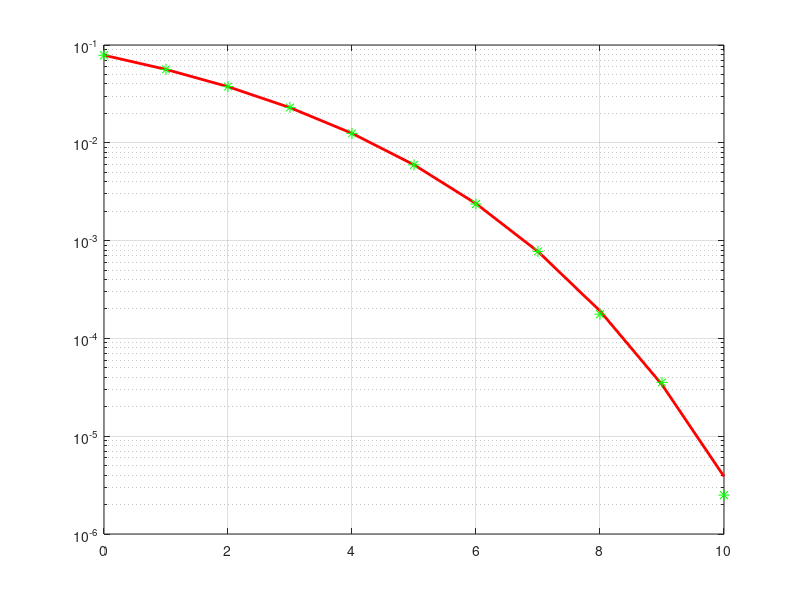

This figure's MATLAB source: (Note: this script raises an error after producing the figure.)
clc; close all; clear;
N = 1e6; % Số bit truyền (1 triệu)
SNRdB = 0:10; % Dải SNR từ 0 đến 10 dB
SNRlinear = 10.^(SNRdB/10); 
BER_MP = zeros(size(SNRlinear)); 

% Tạo dãy bit ngẫu nhiên
b = randi([0 1], 2, N); 

% Ánh xạ bit sang các ký hiệu QPSK
I = 2 * b(1,:) - 1; 
Q = 2 * b(2,:) - 1;
S = I + 1j * Q; % Ký hiệu QPSK

N0 = 1 ./ SNRlinear; % Phương sai nhiễu

for k = 1:length(SNRdB)
    % Tạo nhiễu Gaussian AWGN
    noise = sqrt(N0(k)/2) * (randn(1, N) + 1j * randn(1, N));
    
    % Tín hiệu nhận sau khi truyền qua kênh
    sig_Rx = S + noise;
    
    % Phục hồi tín hiệu (quyết định bit)
    bld = [real(sig_Rx) > 0; imag(sig_Rx) > 0];
    
    % Tính BER
    BER_MP(k) = sum(bld(:) ~= b(:)) / (2 * N);
end

% BER lý thuyết sử dụng hàm erfc thay thế qfunc
BER_LT = 0.5 * erfc(sqrt(SNRlinear));

% Vẽ biểu đồ
figure;
semilogy(SNRdB, BER_LT, 'r-', 'LineWidth', 2, 'DisplayName', 'Lý thuyết');
hold on;
semilogy(SNRdB, BER_MP, 'g*', 'MarkerSize', 8, 'DisplayName', 'Mô phỏng');
grid on;
ax = gca;
ax.GridColor = [0.3, 0.3, 0.3]; % Màu lưới
ax.XColor = 'b'; % Màu trục X
ax.YColor = 'm'; % Màu trục Y
xlabel('SNR (dB)', 'FontSize', 12, 'Color', 'b');
ylabel('BER', 'FontSize', 12, 'Color', 'm');
legend('show', 'Location', 'southwest');
title('BER của QPSK trên kênh AWGN', 'FontSize', 14, 'Color', 'r');
hold off;
